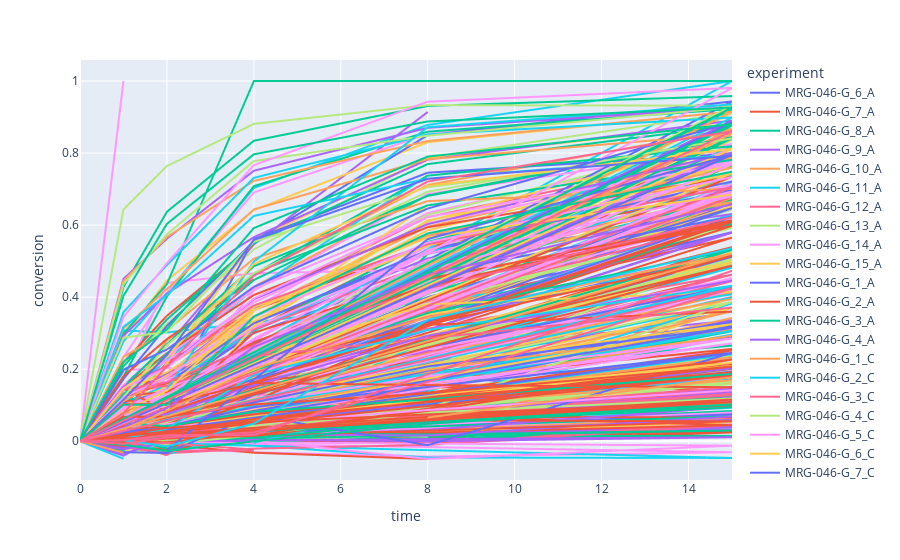

This figure's notebook cell:
### Code cell
px.line(kinetic_curves_df[:], x="time", y="conversion", color="experiment")
